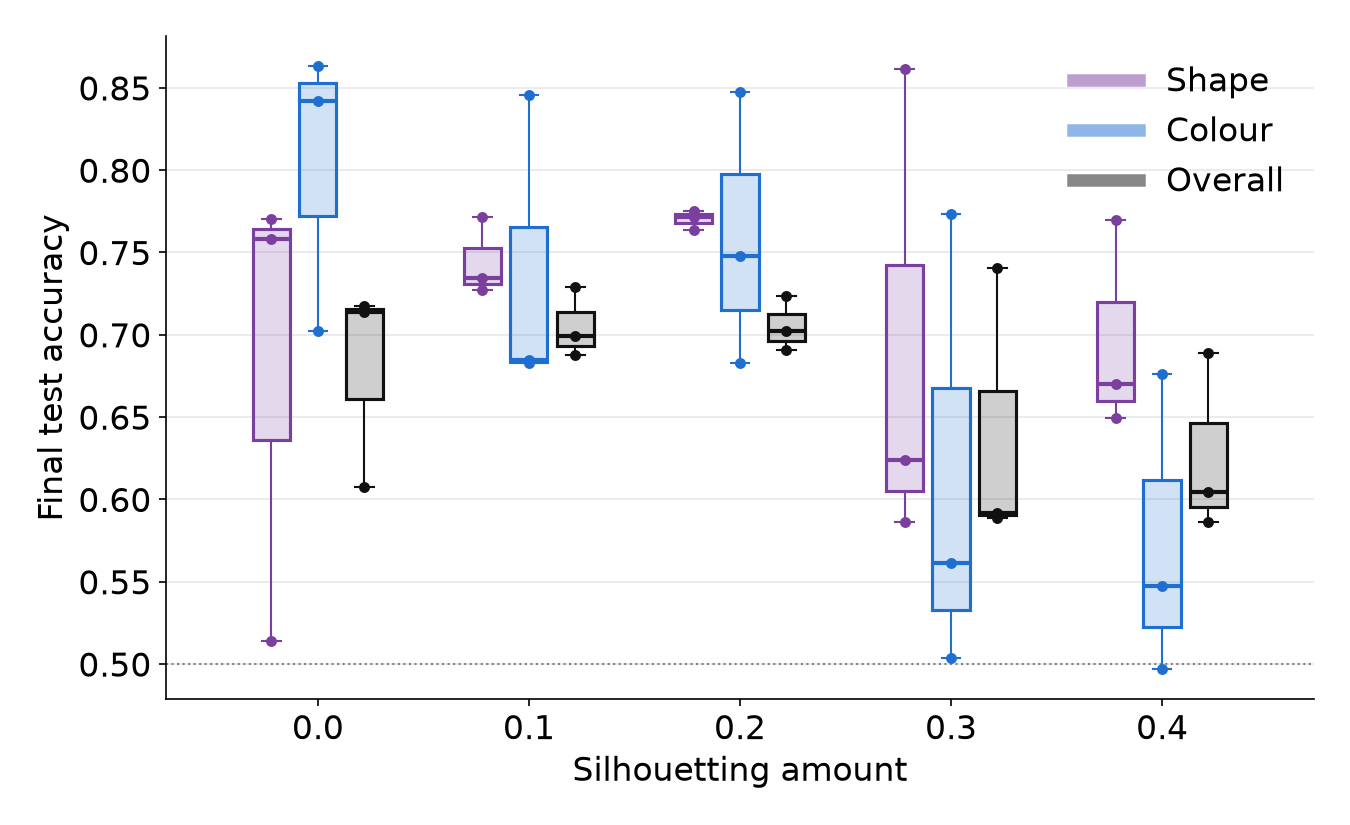

This figure's Python source:
"""
Box plot of final test accuracy against `silhouette_p_receiver` for
`experiments/silhouetting_sweep`.

Each rate gets three boxes -- shape (`test_acc_md_shape`), colour
(`test_acc_md_color`) and overall (`test_acc`) -- read at the last epoch of each
seed's CSV, with the seeds overlaid as dots since three seeds make a thin box.

Reads `results/silhouetting_sweep/<rate>_seed_<n>.csv` beside this file and
writes `silhouetting_sweep_boxplot.png` beside it.

    venv/bin/python figures/silhouetting_sweep_boxplot.py
"""

from pathlib import Path

import matplotlib
matplotlib.use("Agg")
import matplotlib.pyplot as plt
import numpy as np
import pandas as pd

HERE = Path(__file__).resolve().parent
RESULTS = HERE / "results" / "silhouetting_sweep"
OUTPUT = HERE / "silhouetting_sweep_boxplot.png"

SERIES = [
    ("test_acc_md_shape", "Shape", "#7B3FA0"),
    ("test_acc_md_color", "Colour", "#1F6FD1"),
    ("test_acc", "Overall", "#111111"),
]
BOX_WIDTH = 0.22
FONT_SIZE = 16


def final_rows() -> pd.DataFrame:
    rows = []
    for path in sorted(RESULTS.glob("*_seed_*.csv")):
        rate = float(path.name.split("_")[0])
        last = pd.read_csv(path).iloc[-1]
        rows.append({"rate": rate, **{k: last[k] for k, _, _ in SERIES}})
    return pd.DataFrame(rows)


def main():
    plt.rcParams["font.size"] = FONT_SIZE
    finals = final_rows()
    rates = sorted(finals.rate.unique())

    fig, ax = plt.subplots(figsize=(9, 5.5))
    for i, (key, label, colour) in enumerate(SERIES):
        positions = np.arange(len(rates)) + (i - 1) * BOX_WIDTH
        data = [finals[finals.rate == r][key].values for r in rates]
        ax.boxplot(
            data,
            positions=positions,
            widths=BOX_WIDTH * 0.8,
            patch_artist=True,
            boxprops=dict(facecolor=colour + "33", edgecolor=colour, linewidth=1.5),
            medianprops=dict(color=colour, linewidth=2),
            whiskerprops=dict(color=colour),
            capprops=dict(color=colour),
            showfliers=False,
        )
        for x, values in zip(positions, data):
            ax.scatter(np.full(len(values), x), values, color=colour, s=18, zorder=3)
        ax.plot([], [], color=colour, lw=6, alpha=0.5, label=label)

    ax.set_xticks(range(len(rates)))
    ax.set_xticklabels([f"{r:.1f}" for r in rates])
    ax.set_xlabel("Silhouetting amount")
    ax.set_ylabel("Final test accuracy")
    ax.axhline(0.5, color="grey", ls=":", lw=1)
    ax.grid(axis="y", alpha=0.3)
    ax.legend(frameon=False, loc="upper right")
    for side in ("top", "right"):
        ax.spines[side].set_visible(False)

    fig.tight_layout()
    fig.savefig(OUTPUT, dpi=150)


if __name__ == "__main__":
    main()
